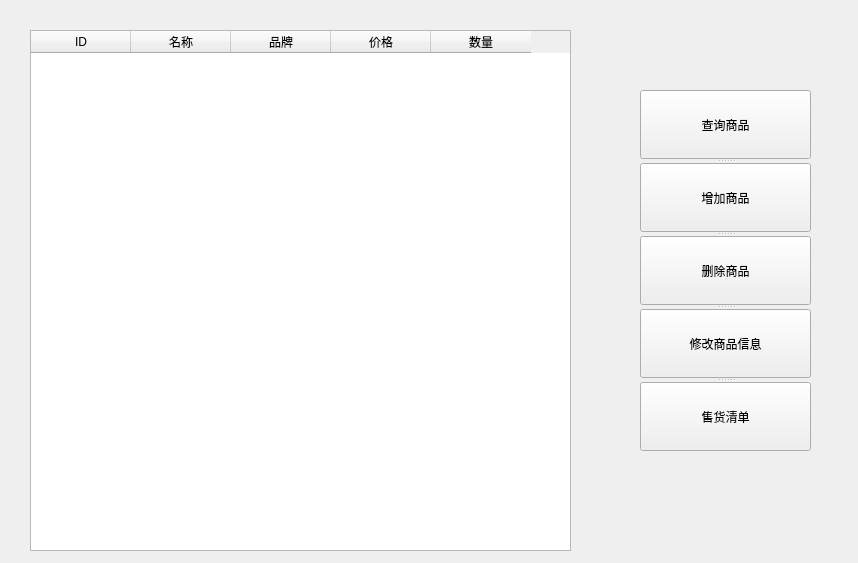
<?xml version="1.0" encoding="UTF-8"?>
<ui version="4.0">
 <class>adminmune</class>
 <widget class="QWidget" name="adminmune">
  <property name="geometry">
   <rect>
    <x>0</x>
    <y>0</y>
    <width>858</width>
    <height>563</height>
   </rect>
  </property>
  <property name="windowTitle">
   <string>管理员菜单</string>
  </property>
  <widget class="QTableWidget" name="admintable">
   <property name="geometry">
    <rect>
     <x>30</x>
     <y>30</y>
     <width>541</width>
     <height>521</height>
    </rect>
   </property>
   <column>
    <property name="text">
     <string>ID</string>
    </property>
   </column>
   <column>
    <property name="text">
     <string>名称</string>
    </property>
   </column>
   <column>
    <property name="text">
     <string>品牌</string>
    </property>
   </column>
   <column>
    <property name="text">
     <string>价格</string>
    </property>
   </column>
   <column>
    <property name="text">
     <string>数量</string>
    </property>
   </column>
  </widget>
  <widget class="QSplitter" name="splitter">
   <property name="geometry">
    <rect>
     <x>640</x>
     <y>90</y>
     <width>171</width>
     <height>361</height>
    </rect>
   </property>
   <property name="orientation">
    <enum>Qt::Vertical</enum>
   </property>
   <widget class="QPushButton" name="print_admin">
    <property name="text">
     <string>查询商品</string>
    </property>
   </widget>
   <widget class="QPushButton" name="add_stock">
    <property name="text">
     <string>增加商品</string>
    </property>
   </widget>
   <widget class="QPushButton" name="del_stock">
    <property name="text">
     <string>删除商品</string>
    </property>
   </widget>
   <widget class="QPushButton" name="modify_stock">
    <property name="text">
     <string>修改商品信息</string>
    </property>
   </widget>
   <widget class="QPushButton" name="print_soldlist">
    <property name="text">
     <string>售货清单</string>
    </property>
   </widget>
  </widget>
 </widget>
 <layoutdefault spacing="6" margin="11"/>
 <resources/>
 <connections>
  <connection>
   <sender>print_admin</sender>
   <signal>clicked()</signal>
   <receiver>adminmune</receiver>
   <slot>slot_printadmin()</slot>
   <hints>
    <hint type="sourcelabel">
     <x>720</x>
     <y>115</y>
    </hint>
    <hint type="destinationlabel">
     <x>838</x>
     <y>126</y>
    </hint>
   </hints>
  </connection>
  <connection>
   <sender>add_stock</sender>
   <signal>clicked()</signal>
   <receiver>adminmune</receiver>
   <slot>slot_add_stock()</slot>
   <hints>
    <hint type="sourcelabel">
     <x>748</x>
     <y>192</y>
    </hint>
    <hint type="destinationlabel">
     <x>841</x>
     <y>198</y>
    </hint>
   </hints>
  </connection>
  <connection>
   <sender>del_stock</sender>
   <signal>clicked()</signal>
   <receiver>adminmune</receiver>
   <slot>slot_del_stock()</slot>
   <hints>
    <hint type="sourcelabel">
     <x>726</x>
     <y>274</y>
    </hint>
    <hint type="destinationlabel">
     <x>843</x>
     <y>269</y>
    </hint>
   </hints>
  </connection>
  <connection>
   <sender>modify_stock</sender>
   <signal>clicked()</signal>
   <receiver>adminmune</receiver>
   <slot>slot_modify_stock()</slot>
   <hints>
    <hint type="sourcelabel">
     <x>737</x>
     <y>342</y>
    </hint>
    <hint type="destinationlabel">
     <x>844</x>
     <y>335</y>
    </hint>
   </hints>
  </connection>
  <connection>
   <sender>print_soldlist</sender>
   <signal>clicked()</signal>
   <receiver>adminmune</receiver>
   <slot>slot_printsoldlist()</slot>
   <hints>
    <hint type="sourcelabel">
     <x>725</x>
     <y>412</y>
    </hint>
    <hint type="destinationlabel">
     <x>845</x>
     <y>411</y>
    </hint>
   </hints>
  </connection>
 </connections>
 <slots>
  <slot>slot_printadmin()</slot>
  <slot>slot_add_stock()</slot>
  <slot>slot_del_stock()</slot>
  <slot>slot_modify_stock()</slot>
  <slot>slot_printsoldlist()</slot>
 </slots>
</ui>
